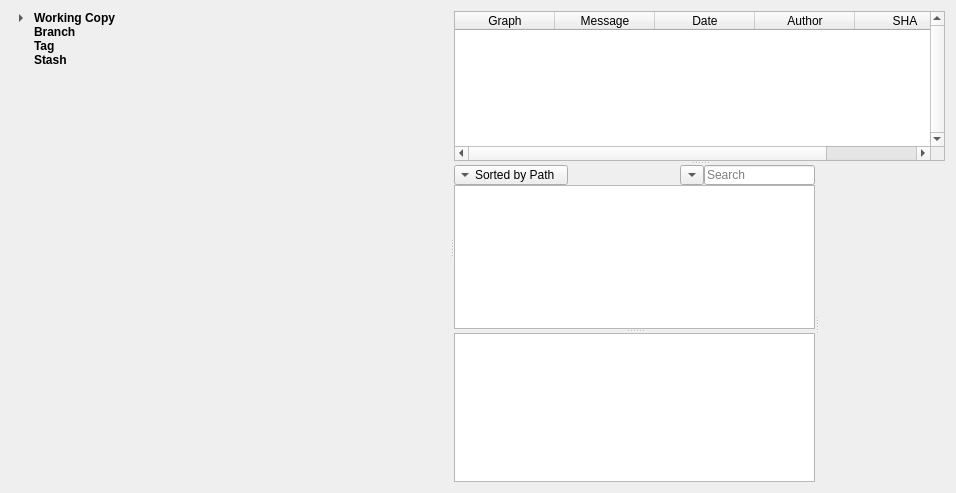
<?xml version="1.0" encoding="UTF-8"?>
<ui version="4.0">
 <class>RepoControlWidget</class>
 <widget class="QWidget" name="RepoControlWidget">
  <property name="geometry">
   <rect>
    <x>0</x>
    <y>0</y>
    <width>956</width>
    <height>493</height>
   </rect>
  </property>
  <property name="windowTitle">
   <string>Form</string>
  </property>
  <layout class="QHBoxLayout" name="horizontalLayout">
   <item>
    <widget class="QSplitter" name="rootSplitter">
     <property name="sizePolicy">
      <sizepolicy hsizetype="Preferred" vsizetype="Preferred">
       <horstretch>0</horstretch>
       <verstretch>0</verstretch>
      </sizepolicy>
     </property>
     <property name="baseSize">
      <size>
       <width>0</width>
       <height>0</height>
      </size>
     </property>
     <property name="orientation">
      <enum>Qt::Horizontal</enum>
     </property>
     <widget class="QTreeWidget" name="controlTreeWidget">
      <property name="palette">
       <palette>
        <active>
         <colorrole role="Base">
          <brush brushstyle="SolidPattern">
           <color alpha="0">
            <red>255</red>
            <green>255</green>
            <blue>255</blue>
           </color>
          </brush>
         </colorrole>
        </active>
        <inactive>
         <colorrole role="Base">
          <brush brushstyle="SolidPattern">
           <color alpha="0">
            <red>255</red>
            <green>255</green>
            <blue>255</blue>
           </color>
          </brush>
         </colorrole>
        </inactive>
        <disabled>
         <colorrole role="Base">
          <brush brushstyle="SolidPattern">
           <color alpha="255">
            <red>255</red>
            <green>255</green>
            <blue>255</blue>
           </color>
          </brush>
         </colorrole>
        </disabled>
       </palette>
      </property>
      <property name="frameShape">
       <enum>QFrame::NoFrame</enum>
      </property>
      <property name="frameShadow">
       <enum>QFrame::Plain</enum>
      </property>
      <property name="lineWidth">
       <number>0</number>
      </property>
      <attribute name="headerVisible">
       <bool>false</bool>
      </attribute>
      <column>
       <property name="text">
        <string>Control</string>
       </property>
      </column>
      <item>
       <property name="text">
        <string>Working Copy</string>
       </property>
       <property name="font">
        <font>
         <weight>75</weight>
         <bold>true</bold>
        </font>
       </property>
       <property name="foreground">
        <brush brushstyle="NoBrush">
         <color alpha="255">
          <red>51</red>
          <green>51</green>
          <blue>51</blue>
         </color>
        </brush>
       </property>
       <property name="flags">
        <set>ItemIsEnabled</set>
       </property>
       <item>
        <property name="text">
         <string>Files</string>
        </property>
        <property name="flags">
         <set>ItemIsSelectable|ItemIsEnabled</set>
        </property>
       </item>
      </item>
      <item>
       <property name="text">
        <string>Branch</string>
       </property>
       <property name="font">
        <font>
         <weight>75</weight>
         <bold>true</bold>
        </font>
       </property>
       <property name="foreground">
        <brush brushstyle="NoBrush">
         <color alpha="255">
          <red>51</red>
          <green>51</green>
          <blue>51</blue>
         </color>
        </brush>
       </property>
       <property name="flags">
        <set>ItemIsEnabled</set>
       </property>
      </item>
      <item>
       <property name="text">
        <string>Tag</string>
       </property>
       <property name="font">
        <font>
         <weight>75</weight>
         <bold>true</bold>
        </font>
       </property>
       <property name="foreground">
        <brush brushstyle="NoBrush">
         <color alpha="255">
          <red>51</red>
          <green>51</green>
          <blue>51</blue>
         </color>
        </brush>
       </property>
       <property name="flags">
        <set>ItemIsEnabled</set>
       </property>
      </item>
      <item>
       <property name="text">
        <string>Stash</string>
       </property>
       <property name="font">
        <font>
         <weight>75</weight>
         <bold>true</bold>
        </font>
       </property>
       <property name="foreground">
        <brush brushstyle="NoBrush">
         <color alpha="255">
          <red>51</red>
          <green>51</green>
          <blue>51</blue>
         </color>
        </brush>
       </property>
       <property name="flags">
        <set>ItemIsEnabled</set>
       </property>
      </item>
     </widget>
     <widget class="QStackedWidget" name="contentStackedWidget">
      <property name="sizePolicy">
       <sizepolicy hsizetype="Preferred" vsizetype="Expanding">
        <horstretch>0</horstretch>
        <verstretch>0</verstretch>
       </sizepolicy>
      </property>
      <property name="minimumSize">
       <size>
        <width>0</width>
        <height>0</height>
       </size>
      </property>
      <widget class="QWidget" name="branchContentPage">
       <layout class="QVBoxLayout" name="verticalLayout">
        <property name="spacing">
         <number>0</number>
        </property>
        <property name="leftMargin">
         <number>0</number>
        </property>
        <property name="topMargin">
         <number>0</number>
        </property>
        <property name="rightMargin">
         <number>0</number>
        </property>
        <property name="bottomMargin">
         <number>0</number>
        </property>
        <item>
         <widget class="QSplitter" name="branchContentSplitter">
          <property name="orientation">
           <enum>Qt::Vertical</enum>
          </property>
          <widget class="QTableWidget" name="commitListTableWidget">
           <property name="verticalScrollBarPolicy">
            <enum>Qt::ScrollBarAlwaysOn</enum>
           </property>
           <property name="showGrid">
            <bool>true</bool>
           </property>
           <property name="gridStyle">
            <enum>Qt::SolidLine</enum>
           </property>
           <attribute name="horizontalHeaderStretchLastSection">
            <bool>true</bool>
           </attribute>
           <column>
            <property name="text">
             <string>Graph</string>
            </property>
            <property name="font">
             <font>
              <pointsize>9</pointsize>
             </font>
            </property>
           </column>
           <column>
            <property name="text">
             <string>Message</string>
            </property>
            <property name="font">
             <font>
              <pointsize>9</pointsize>
             </font>
            </property>
           </column>
           <column>
            <property name="text">
             <string>Date</string>
            </property>
            <property name="font">
             <font>
              <pointsize>9</pointsize>
             </font>
            </property>
           </column>
           <column>
            <property name="text">
             <string>Author</string>
            </property>
            <property name="font">
             <font>
              <pointsize>9</pointsize>
             </font>
            </property>
           </column>
           <column>
            <property name="text">
             <string>SHA</string>
            </property>
            <property name="font">
             <font>
              <pointsize>9</pointsize>
             </font>
            </property>
           </column>
          </widget>
          <widget class="QWidget" name="commitChangeWidget" native="true">
           <layout class="QHBoxLayout" name="horizontalLayout_2">
            <property name="spacing">
             <number>0</number>
            </property>
            <property name="leftMargin">
             <number>0</number>
            </property>
            <property name="topMargin">
             <number>0</number>
            </property>
            <property name="rightMargin">
             <number>0</number>
            </property>
            <property name="bottomMargin">
             <number>0</number>
            </property>
            <item>
             <widget class="QSplitter" name="commitChangeCenterSplitter">
              <property name="orientation">
               <enum>Qt::Horizontal</enum>
              </property>
              <widget class="QWidget" name="commitInfoWidget" native="true">
               <layout class="QVBoxLayout" name="verticalLayout_3">
                <property name="spacing">
                 <number>0</number>
                </property>
                <property name="leftMargin">
                 <number>0</number>
                </property>
                <property name="topMargin">
                 <number>0</number>
                </property>
                <property name="rightMargin">
                 <number>0</number>
                </property>
                <property name="bottomMargin">
                 <number>0</number>
                </property>
                <item>
                 <widget class="QSplitter" name="splitter">
                  <property name="orientation">
                   <enum>Qt::Vertical</enum>
                  </property>
                  <widget class="QWidget" name="commitFilesParentWidget" native="true">
                   <layout class="QVBoxLayout" name="verticalLayout_2">
                    <property name="spacing">
                     <number>0</number>
                    </property>
                    <property name="leftMargin">
                     <number>0</number>
                    </property>
                    <property name="topMargin">
                     <number>0</number>
                    </property>
                    <property name="rightMargin">
                     <number>0</number>
                    </property>
                    <property name="bottomMargin">
                     <number>0</number>
                    </property>
                    <item>
                     <widget class="QWidget" name="commitFilesSortAndSearchBar" native="true">
                      <property name="minimumSize">
                       <size>
                        <width>0</width>
                        <height>20</height>
                       </size>
                      </property>
                      <property name="maximumSize">
                       <size>
                        <width>16777215</width>
                        <height>20</height>
                       </size>
                      </property>
                      <layout class="QHBoxLayout" name="horizontalLayout_3">
                       <property name="spacing">
                        <number>0</number>
                       </property>
                       <property name="leftMargin">
                        <number>0</number>
                       </property>
                       <property name="topMargin">
                        <number>0</number>
                       </property>
                       <property name="rightMargin">
                        <number>0</number>
                       </property>
                       <property name="bottomMargin">
                        <number>0</number>
                       </property>
                       <item>
                        <widget class="QToolButton" name="commitFilesSortingButton">
                         <property name="font">
                          <font>
                           <pointsize>9</pointsize>
                          </font>
                         </property>
                         <property name="text">
                          <string>Sorted by Path</string>
                         </property>
                         <property name="popupMode">
                          <enum>QToolButton::DelayedPopup</enum>
                         </property>
                         <property name="toolButtonStyle">
                          <enum>Qt::ToolButtonTextBesideIcon</enum>
                         </property>
                         <property name="autoRaise">
                          <bool>false</bool>
                         </property>
                         <property name="arrowType">
                          <enum>Qt::DownArrow</enum>
                         </property>
                        </widget>
                       </item>
                       <item>
                        <spacer name="horizontalSpacer">
                         <property name="orientation">
                          <enum>Qt::Horizontal</enum>
                         </property>
                         <property name="sizeHint" stdset="0">
                          <size>
                           <width>40</width>
                           <height>20</height>
                          </size>
                         </property>
                        </spacer>
                       </item>
                       <item>
                        <widget class="QToolButton" name="commitFilesSearcOptionButton">
                         <property name="font">
                          <font>
                           <pointsize>9</pointsize>
                          </font>
                         </property>
                         <property name="text">
                          <string>...</string>
                         </property>
                         <property name="popupMode">
                          <enum>QToolButton::DelayedPopup</enum>
                         </property>
                         <property name="toolButtonStyle">
                          <enum>Qt::ToolButtonIconOnly</enum>
                         </property>
                         <property name="arrowType">
                          <enum>Qt::DownArrow</enum>
                         </property>
                        </widget>
                       </item>
                       <item>
                        <widget class="QLineEdit" name="commitFilesSearcLineEdit">
                         <property name="font">
                          <font>
                           <pointsize>9</pointsize>
                          </font>
                         </property>
                         <property name="placeholderText">
                          <string>Search</string>
                         </property>
                        </widget>
                       </item>
                      </layout>
                     </widget>
                    </item>
                    <item>
                     <widget class="QListWidget" name="commitFilesListWidget"/>
                    </item>
                   </layout>
                  </widget>
                  <widget class="QTextBrowser" name="commitInfoTextBrowser"/>
                 </widget>
                </item>
               </layout>
              </widget>
              <widget class="QWidget" name="commitChangeDetailWidget" native="true"/>
             </widget>
            </item>
           </layout>
          </widget>
         </widget>
        </item>
       </layout>
      </widget>
     </widget>
    </widget>
   </item>
  </layout>
 </widget>
 <resources/>
 <connections/>
</ui>
